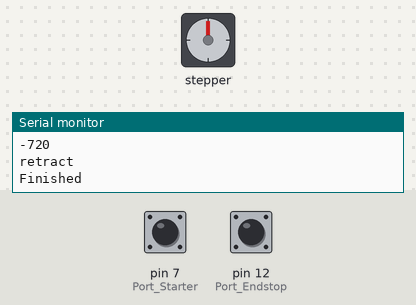
The sketch below on a simulated Arduino Uno, built with avr-gcc and run on an emulated ATmega328P. Shown: stepper motor, the last lines printed to the serial monitor. Inputs (shaded band) come from the test bench; at power-on: pin 7 (Port_Starter) LOW, pin 12 (Port_Endstop) HIGH. Stepper angles assume 2048 steps per turn.

Above: at 11.5 s.
11.6 s: pin 7 (Port_Starter) pulled HIGH for 1 s
At 18.3 s:
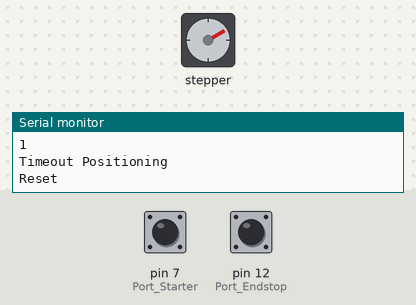
18.6 s: pin 7 (Port_Starter) pulled HIGH for 3.2 s
At 25.9 s:
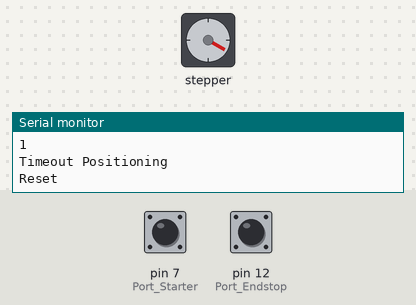
26.3 s: pin 7 (Port_Starter) pulled HIGH for 3.2 s
At 33.5 s:
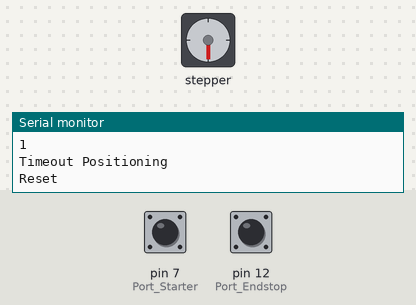
34.0 s: pin 7 (Port_Starter) pulled HIGH for 1 s
At 41.0 s:
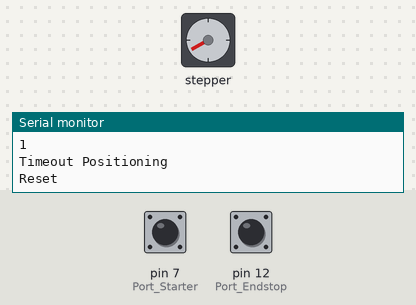
Timing chart, 0 to 41.4 s (numbered marks = the images above; inputs shaded):
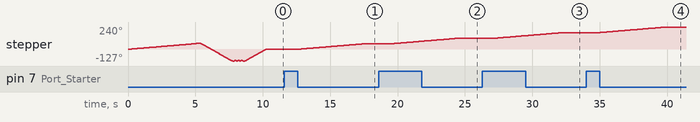

Measured:
- after the input at 11.6 s, stepper: turns 60° clockwise in 4.9 s, starting after 1.1 s
- after the input at 18.6 s, stepper: turns 60° clockwise in 4.9 s, starting after 1.1 s
- after the input at 26.3 s, stepper: turns 60° clockwise in 4.9 s, starting after 1.1 s
- after the input at 34.0 s, stepper: turns 60° clockwise in 4.9 s, starting after 1.0 s

The sketch:

Arduino_Feeder.ino
```cpp
/* Nunz Aquarium Feeder
  */

#include <AccelStepper.h>

#define FULLSTEP 4
#define HALFSTEP 8

#define MotorPin1  10
#define MotorPin2  11
#define MotorPin3  12
#define MotorPin4  13

#define Port_Endstop 12
#define Port_Starter 7
#define Port_Led13 13

unsigned long FeedingActive = false;
unsigned long AktTime = 0;
unsigned long MeasureTime = 0;
int PositioningMode = 0;

AccelStepper Stepper1(FULLSTEP, MotorPin1, MotorPin3, MotorPin2, MotorPin4);

void setup()
{
  Serial.begin(9600);

  pinMode(Port_Endstop, INPUT_PULLUP);
  pinMode(Port_Starter, INPUT);
  pinMode(Port_Led13, OUTPUT);
  digitalWrite(Port_Led13, LOW);

  Stepper1.setMaxSpeed(70.0);
  Stepper1.setAcceleration(1000.0);
  Stepper1.setSpeed(70);

  Stepper1.disableOutputs();

  GotoStartPosition();
  DoFeed();
}

void loop()
{
  AktTime = millis();

// The starter signal must be at HIGH for at least a 1/2 second before you go
  if(digitalRead(Port_Starter) == HIGH)
  {
    if(MeasureTime == 0)
      MeasureTime = AktTime;

    if(MeasureTime > 0 && AktTime - MeasureTime > 1000 && FeedingActive == false)
    {
      FeedingActive = true;
      digitalWrite(Port_Led13, HIGH);
      // Ready to go
      digitalWrite(Port_Led13, HIGH);
      Serial.println("Start");
      Stepper1.enableOutputs();
      if(GotoStartPosition() == true)
      {
        DoFeed();
        DoFeed();
      }
      digitalWrite(Port_Led13, LOW);
    }
  }
  else if(FeedingActive == true)  // Only a LOW at the starter puts everything back
  {
    FeedingActive = false;
    MeasureTime = 0;
    digitalWrite(Port_Led13, LOW);
    Serial.println("Reset");
  }
}

// The carriage is positioned using the end stop so that the
// Switch just stopped switching, so the slide is at the very beginning
bool GotoStartPosition()
{
  unsigned long TimeOutTime = AktTime;

  Stepper1.setMaxSpeed(70.0);
  Stepper1.setAcceleration(1000.0);
  Stepper1.setSpeed(70);

  do
  {
    AktTime = millis();
    if(PositioningMode == 0)
    {
      Stepper1.enableOutputs();
      Stepper1.moveTo(10000);
      PositioningMode = 1;
    }

    if(PositioningMode == 1)
    {
      if(digitalRead(Port_Endstop) == LOW)
      {
        PositioningMode = 2;
        Stepper1.stop();
        Serial.println("Stop1");
      }
    }
    if(PositioningMode == 2)
    {
      Stepper1.moveTo(-10000);
      PositioningMode = 3;
    }
    if(PositioningMode == 3)
    {
      if(digitalRead(Port_Endstop) == HIGH)
      {
        unsigned WaitTime = millis();
        do
        {
          Stepper1.run();
        } while(millis() - WaitTime < 400);
        PositioningMode = 4;
        Stepper1.stop();
        Serial.println("Stop2");
        break;
      }
    }
    if(PositioningMode > 0)
      Stepper1.run();
  } while(PositioningMode < 4 && AktTime - TimeOutTime < 5000);  // if it jams and the button can not be reached

  if(PositioningMode < 4 && AktTime - TimeOutTime >= 5000)
  {
    Serial.println(PositioningMode);
    PositioningMode = 0;
    Serial.println("Timeout Positioning");
    return false;
  }

  Stepper1.setCurrentPosition(0);
  PositioningMode = 0;

  Serial.println("Positioned");
  return true;
}

// initiate a feeding process
// It is assumed that the slide is already sitting correctly at the end
void DoFeed()
{
  Stepper1.enableOutputs();
  Stepper1.setMaxSpeed(500.0);
  Stepper1.setAcceleration(2000.0);
  Stepper1.setSpeed(300);

  int extPath = -720;

  // Drive forward quickly to eject feed
  Serial.println("extension path");
  int CurrPos = Stepper1.currentPosition();
  Stepper1.moveTo(extPath);
//  Serial.println(CurrPos);

  while(Stepper1.distanceToGo() != 0)
  {
//    Serial.println(Stepper1.currentPosition());
    Stepper1.run();
  }

// Wiggle a little back and forth so that the food falls as well
  Stepper1.setAcceleration(20000.0);
  Serial.println("Wiggle");
  for(int t = 0; t< 3; t++)
  {
    Stepper1.moveTo(extPath+50);
    while(Stepper1.distanceToGo() != 0)
        Stepper1.run();
    Stepper1.moveTo(extPath);
    while(Stepper1.distanceToGo() != 0)
        Stepper1.run();
  }

// enter again to reload
  Serial.println(Stepper1.currentPosition());
  Stepper1.setAcceleration(2000.0);
  Serial.println("retract");
  Stepper1.moveTo(0);
  while(Stepper1.distanceToGo() != 0)
  {
//    Serial.println(Stepper1.currentPosition());
      Stepper1.run();
  }
  Stepper1.disableOutputs();
//  Serial.println(Stepper1.currentPosition());
  Serial.println("Finished");
}
```
